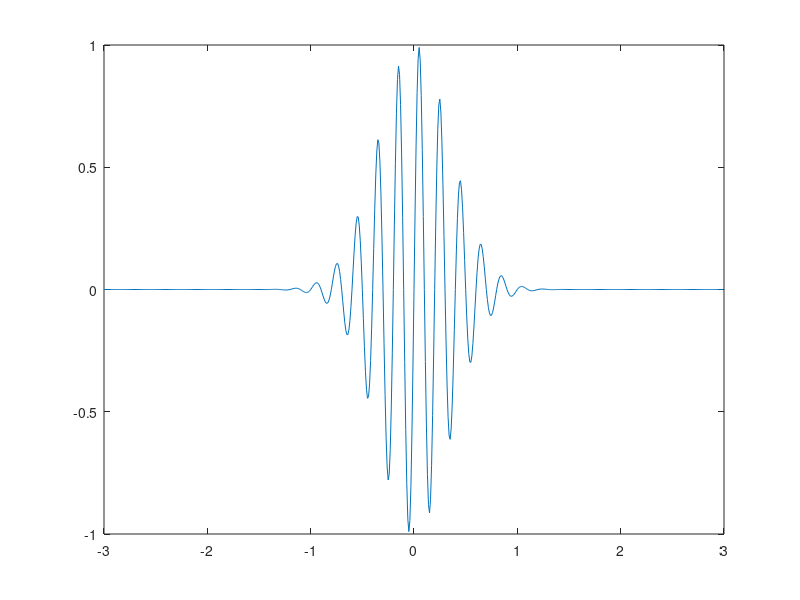

This figure's MATLAB source: (Note: this script raises an error after producing the figure.)
addpath     '/people/gesla/Documents/git/rotst2/scripts/source_for_mtb'

x=-3:0.01:3; x=x(1:end-1);
y=sin(5*2*pi*x); y2=exp(-(x*2).^2);

plot(x,y.*y2); 
[f,z]=ft(x,y);
[f2,z2]=ft(x,y2);
[f3,z3]=ft(x,y.*y2);
%%
clf;
plot(f,z,'-x');  xlim([0 9]); grid on; hold on;
plot(f2,z2,'-x');
plot(f3,z3,'-x');
%%
clf;
plot(imag(fft(y.*y2))); xlim([0 50])
